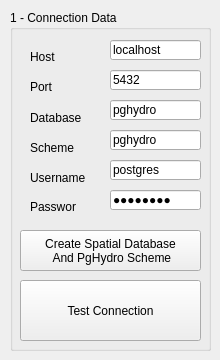
   <widget class="QWidget" name="tab1">
    <attribute name="title">
     <string>Connect Spatial Database</string>
    </attribute>
    <widget class="QGroupBox" name="groupBox">
     <property name="geometry">
      <rect>
       <x>10</x>
       <y>10</y>
       <width>201</width>
       <height>341</height>
      </rect>
     </property>
     <property name="title">
      <string>1 - Connection Data</string>
     </property>
     <widget class="QLabel" name="label_1">
      <property name="geometry">
       <rect>
        <x>20</x>
        <y>40</y>
        <width>46</width>
        <height>13</height>
       </rect>
      </property>
      <property name="text">
       <string>Host</string>
      </property>
     </widget>
     <widget class="QLabel" name="label_2">
      <property name="geometry">
       <rect>
        <x>20</x>
        <y>70</y>
        <width>46</width>
        <height>13</height>
       </rect>
      </property>
      <property name="text">
       <string>Port</string>
      </property>
     </widget>
     <widget class="QLabel" name="label_3">
      <property name="geometry">
       <rect>
        <x>20</x>
        <y>100</y>
        <width>91</width>
        <height>16</height>
       </rect>
      </property>
      <property name="text">
       <string>Database</string>
      </property>
     </widget>
     <widget class="QLabel" name="label_4">
      <property name="geometry">
       <rect>
        <x>20</x>
        <y>160</y>
        <width>61</width>
        <height>16</height>
       </rect>
      </property>
      <property name="text">
       <string>Username</string>
      </property>
     </widget>
     <widget class="QLabel" name="label_5">
      <property name="geometry">
       <rect>
        <x>20</x>
        <y>190</y>
        <width>46</width>
        <height>13</height>
       </rect>
      </property>
      <property name="text">
       <string>Password</string>
      </property>
     </widget>
     <widget class="QLineEdit" name="lineEdit_host">
      <property name="geometry">
       <rect>
        <x>100</x>
        <y>30</y>
        <width>91</width>
        <height>20</height>
       </rect>
      </property>
      <property name="text">
       <string>localhost</string>
      </property>
     </widget>
     <widget class="QLineEdit" name="lineEdit_port">
      <property name="geometry">
       <rect>
        <x>100</x>
        <y>60</y>
        <width>91</width>
        <height>20</height>
       </rect>
      </property>
      <property name="text">
       <string>5432</string>
      </property>
     </widget>
     <widget class="QLineEdit" name="lineEdit_base">
      <property name="geometry">
       <rect>
        <x>100</x>
        <y>90</y>
        <width>91</width>
        <height>20</height>
       </rect>
      </property>
      <property name="text">
       <string>pghydro</string>
      </property>
     </widget>
     <widget class="QLineEdit" name="lineEdit_user">
      <property name="geometry">
       <rect>
        <x>100</x>
        <y>150</y>
        <width>91</width>
        <height>20</height>
       </rect>
      </property>
      <property name="text">
       <string>postgres</string>
      </property>
     </widget>
     <widget class="QLineEdit" name="lineEdit_password">
      <property name="geometry">
       <rect>
        <x>100</x>
        <y>180</y>
        <width>91</width>
        <height>20</height>
       </rect>
      </property>
      <property name="text">
       <string>postgres</string>
      </property>
      <property name="echoMode">
       <enum>QLineEdit::Password</enum>
      </property>
     </widget>
     <widget class="QPushButton" name="pushButton_connect_database">
      <property name="geometry">
       <rect>
        <x>10</x>
        <y>270</y>
        <width>181</width>
        <height>61</height>
       </rect>
      </property>
      <property name="text">
       <string>Test Connection</string>
      </property>
     </widget>
     <widget class="QLineEdit" name="lineEdit_schema">
      <property name="geometry">
       <rect>
        <x>100</x>
        <y>120</y>
        <width>91</width>
        <height>20</height>
       </rect>
      </property>
      <property name="text">
       <string>pghydro</string>
      </property>
      <property name="echoMode">
       <enum>QLineEdit::Normal</enum>
      </property>
     </widget>
     <widget class="QLabel" name="label_8">
      <property name="geometry">
       <rect>
        <x>20</x>
        <y>130</y>
        <width>46</width>
        <height>16</height>
       </rect>
      </property>
      <property name="text">
       <string>Scheme</string>
      </property>
     </widget>
     <widget class="QPushButton" name="pushButton_create_database">
      <property name="geometry">
       <rect>
        <x>10</x>
        <y>220</y>
        <width>181</width>
        <height>41</height>
       </rect>
      </property>
      <property name="text">
       <string>Create Spatial Database
 And PgHydro Scheme</string>
      </property>
     </widget>
    </widget>
   </widget>
